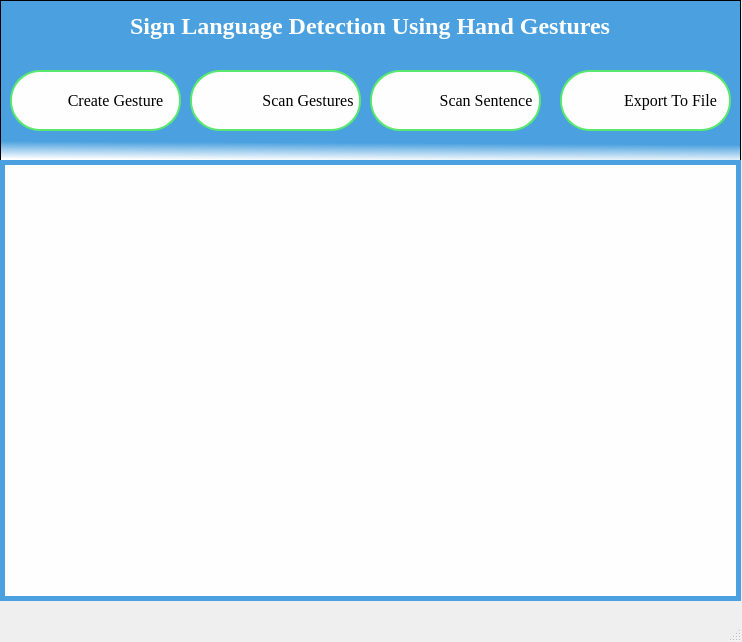
<?xml version="1.0" encoding="UTF-8"?>
<ui version="4.0">
 <class>MainWindow</class>
 <widget class="QMainWindow" name="MainWindow">
  <property name="geometry">
   <rect>
    <x>0</x>
    <y>0</y>
    <width>742</width>
    <height>642</height>
   </rect>
  </property>
  <property name="windowTitle">
   <string>MainWindow</string>
  </property>
  <widget class="QWidget" name="centralwidget">
   <widget class="QGraphicsView" name="graphicsView">
    <property name="geometry">
     <rect>
      <x>0</x>
      <y>160</y>
      <width>741</width>
      <height>441</height>
     </rect>
    </property>
    <property name="toolTip">
     <string>&lt;html&gt;&lt;head/&gt;&lt;body&gt;&lt;p&gt;&lt;br/&gt;&lt;/p&gt;&lt;/body&gt;&lt;/html&gt;</string>
    </property>
    <property name="layoutDirection">
     <enum>Qt::LeftToRight</enum>
    </property>
    <property name="styleSheet">
     <string notr="true">background-color:#fefefe;
border: 5px solid #4ba1df;
</string>
    </property>
   </widget>
   <widget class="QGraphicsView" name="graphicsView_2">
    <property name="geometry">
     <rect>
      <x>0</x>
      <y>0</y>
      <width>741</width>
      <height>161</height>
     </rect>
    </property>
    <property name="toolTip">
     <string>&lt;html&gt;&lt;head/&gt;&lt;body&gt;&lt;p&gt;&lt;br/&gt;&lt;/p&gt;&lt;/body&gt;&lt;/html&gt;</string>
    </property>
    <property name="styleSheet">
     <string notr="true">background-color: qlineargradient(spread:pad, x1:0.543136, y1:0.074, x2:0.52, y2:1, stop:0.880682 rgba(75, 161, 223, 255), stop:1 rgba(255, 255, 255, 255));
</string>
    </property>
   </widget>
   <widget class="QLabel" name="label">
    <property name="geometry">
     <rect>
      <x>130</x>
      <y>10</y>
      <width>491</width>
      <height>31</height>
     </rect>
    </property>
    <property name="font">
     <font>
      <family>Times New Roman</family>
      <pointsize>18</pointsize>
      <weight>75</weight>
      <bold>true</bold>
     </font>
    </property>
    <property name="styleSheet">
     <string notr="true">color:white;</string>
    </property>
    <property name="text">
     <string>Sign Language Detection Using Hand Gestures</string>
    </property>
   </widget>
   <widget class="QPushButton" name="create">
    <property name="geometry">
     <rect>
      <x>10</x>
      <y>70</y>
      <width>171</width>
      <height>61</height>
     </rect>
    </property>
    <property name="font">
     <font>
      <family>TImes New Roman</family>
      <pointsize>12</pointsize>
      <weight>50</weight>
      <italic>false</italic>
      <bold>false</bold>
     </font>
    </property>
    <property name="layoutDirection">
     <enum>Qt::RightToLeft</enum>
    </property>
    <property name="styleSheet">
     <string notr="true">padding-left:-40px;
color:black;
background-color:#fefefe;
border: 2px solid #58e870; border-radius:30px;
font: 12pt &quot;TImes New Roman&quot;;
background-image:url(&quot;icons/create.png&quot;);
background-repeat:none;</string>
    </property>
    <property name="text">
     <string>Create Gesture</string>
    </property>
   </widget>
   <widget class="QPushButton" name="scan_sinlge">
    <property name="geometry">
     <rect>
      <x>190</x>
      <y>70</y>
      <width>171</width>
      <height>61</height>
     </rect>
    </property>
    <property name="font">
     <font>
      <family>TImes New Roman</family>
      <pointsize>12</pointsize>
      <weight>50</weight>
      <italic>false</italic>
      <bold>false</bold>
     </font>
    </property>
    <property name="layoutDirection">
     <enum>Qt::LeftToRight</enum>
    </property>
    <property name="autoFillBackground">
     <bool>false</bool>
    </property>
    <property name="styleSheet">
     <string notr="true">padding-left:65px;
color:black;
background-color:#fefefe;
border:2px solid #58e870; border-radius:30px;
font: 12pt &quot;TImes New Roman&quot;;
background-image:url(&quot;icons/scan.png&quot;);
background-repeat:none;</string>
    </property>
    <property name="text">
     <string>Scan Gestures</string>
    </property>
   </widget>
   <widget class="QPushButton" name="exp2">
    <property name="geometry">
     <rect>
      <x>560</x>
      <y>70</y>
      <width>171</width>
      <height>61</height>
     </rect>
    </property>
    <property name="font">
     <font>
      <family>TImes New Roman</family>
      <pointsize>12</pointsize>
      <weight>50</weight>
      <italic>false</italic>
      <bold>false</bold>
     </font>
    </property>
    <property name="styleSheet">
     <string notr="true">padding-left:50px;
color:black;
background-color:#fefefe;
border: 2px solid #58e870; border-radius:30px;
font: 12pt &quot;TImes New Roman&quot;;
background-image:url(&quot;icons/export.png&quot;);
background-repeat:none;</string>
    </property>
    <property name="text">
     <string>Export To File</string>
    </property>
    <property name="checkable">
     <bool>false</bool>
    </property>
    <property name="autoRepeat">
     <bool>false</bool>
    </property>
    <property name="autoExclusive">
     <bool>false</bool>
    </property>
    <property name="autoDefault">
     <bool>false</bool>
    </property>
    <property name="default">
     <bool>false</bool>
    </property>
    <property name="flat">
     <bool>false</bool>
    </property>
   </widget>
   <widget class="QPushButton" name="scan_sen">
    <property name="geometry">
     <rect>
      <x>370</x>
      <y>70</y>
      <width>171</width>
      <height>61</height>
     </rect>
    </property>
    <property name="font">
     <font>
      <family>TImes New Roman</family>
      <pointsize>12</pointsize>
      <weight>50</weight>
      <italic>false</italic>
      <bold>false</bold>
     </font>
    </property>
    <property name="styleSheet">
     <string notr="true">padding-left:65px;
color:black;
background-color:#fefefe;
border: 2px solid #58e870; border-radius:30px;
font: 12pt &quot;TImes New Roman&quot;;
background-image:url(&quot;icons/sent.png&quot;);
background-repeat:none;</string>
    </property>
    <property name="text">
     <string>Scan Sentence </string>
    </property>
   </widget>
   <zorder>graphicsView_2</zorder>
   <zorder>label</zorder>
   <zorder>create</zorder>
   <zorder>exp2</zorder>
   <zorder>scan_sen</zorder>
   <zorder>scan_sinlge</zorder>
   <zorder>graphicsView</zorder>
  </widget>
  <widget class="QMenuBar" name="menubar">
   <property name="geometry">
    <rect>
     <x>0</x>
     <y>0</y>
     <width>742</width>
     <height>21</height>
    </rect>
   </property>
  </widget>
  <widget class="QStatusBar" name="statusbar"/>
 </widget>
 <resources/>
 <connections/>
</ui>
